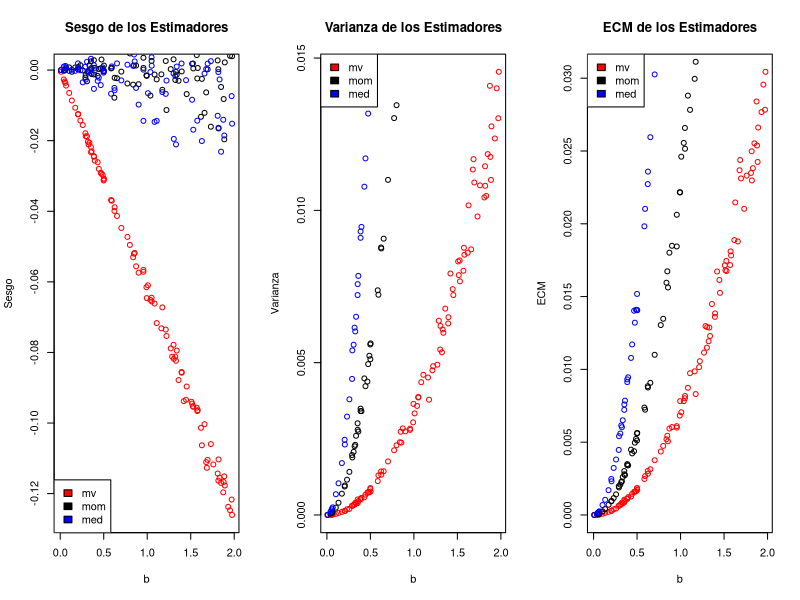
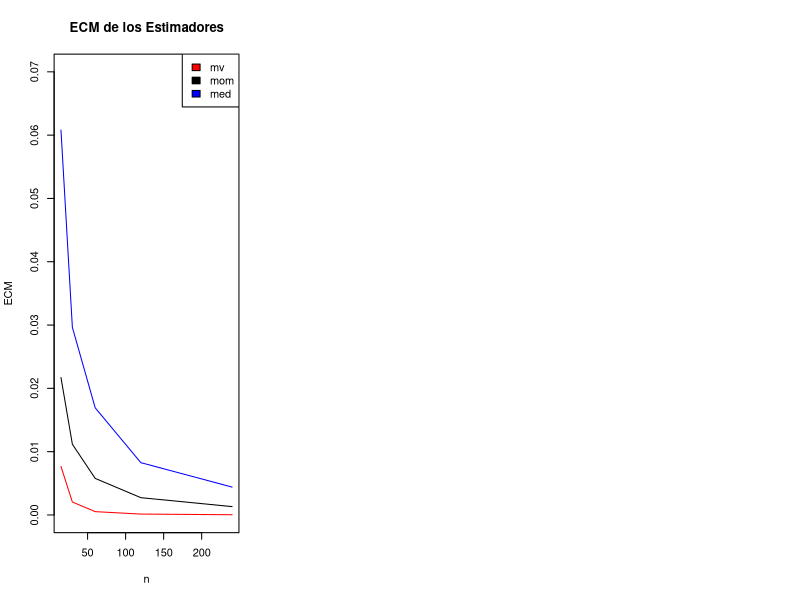

R code for these plots, in order:
# Funciones útiles
media_muestral = function(sample){
  return(mean(sample))
}

# varianza = desvio_estandar^2
varianza = function(sample){
  return(sd(sample)^2)
}

# Ejercicio 1 

# Sea Xi - U(0, b)

b_momentos = function(sample) {
  return(2 * media_muestral(sample));
}

b_maxima_verosimilitud = function(sample) {
  return(max(sample));
}

# Ejercicio 2
b_mediana = function(sample){
  return(2*median(sample));
}

# Ejercicio 3
b = 1
sample = runif(15, min=0, max=b)

print(b_momentos(sample))
print(b_maxima_verosimilitud(sample))
print(b_mediana(sample))

# Ejercicio 4
# a)
sample = runif(15, min=0, max=b)

# b)
estimador_momentos = b_momentos(sample)
estimador_maxima_verosimilitud = b_maxima_verosimilitud(sample)
estimador_mediana = b_mediana(sample)

print(b_momentos(sample))
print(b_maxima_verosimilitud(sample))
print(b_mediana(sample))

# c)
cantidad_de_repeticiones = 1000 

variable_aleatoria_con_b_momentos = c()
variable_aleatoria_con_b_maxima_verosimilitud = c()
variable_aleatoria_con_b_mediana = c()

for(i in 1:cantidad_de_repeticiones){
  sample = runif(15, min=0, max=1)
  variable_aleatoria_con_b_momentos = c(variable_aleatoria_con_b_momentos, b_momentos(sample))
  variable_aleatoria_con_b_maxima_verosimilitud = c(variable_aleatoria_con_b_maxima_verosimilitud, b_maxima_verosimilitud(sample))
  variable_aleatoria_con_b_mediana = c(variable_aleatoria_con_b_mediana, b_mediana(sample))
}

# d)
media_muestral_b_momentos = media_muestral(variable_aleatoria_con_b_momentos)
media_muestral_b_maxima_verosimilitud = media_muestral(variable_aleatoria_con_b_maxima_verosimilitud)
media_muestral_b_mediana = media_muestral(variable_aleatoria_con_b_mediana)

sesgo_b_momentos = media_muestral_b_momentos - b 
sesgo_b_maxima_verosimilitud = media_muestral_b_maxima_verosimilitud - b
sesgo_b_mediana = media_muestral_b_mediana - b

print(sesgo_b_momentos)
print(sesgo_b_maxima_verosimilitud)
print(sesgo_b_mediana)

# e) 
varianza_b_momentos = varianza(variable_aleatoria_con_b_momentos)
varianza_b_maxima_verosimilitud = varianza(variable_aleatoria_con_b_maxima_verosimilitud)
varianza_b_mediana = varianza(variable_aleatoria_con_b_mediana)

print(varianza_b_momentos)
print(varianza_b_maxima_verosimilitud)
print(varianza_b_mediana)

# f) ECM = varianza + sesgo^2
error_cuadratico_medio = function (varianza, sesgo) {
  return(varianza + sesgo^2)
}

ecm_b_momentos = error_cuadratico_medio(varianza_b_momentos, sesgo_b_momentos)
ecm_b_maxima_verosimilitud = error_cuadratico_medio(varianza_b_maxima_verosimilitud, sesgo_b_maxima_verosimilitud)
ecm_b_mediana = error_cuadratico_medio(varianza_b_mediana, sesgo_b_mediana)

print(ecm_b_momentos)
print(ecm_b_maxima_verosimilitud)
print(ecm_b_mediana)

# Ejercicio 5
simulacion_mv = function (b, n) {
  cantidad_de_repeticiones = 1000 
  variable_aleatoria_con_b_maxima_verosimilitud = c()
  for(i in 1:cantidad_de_repeticiones){
  sample = runif(n, min=0, max=b)
  variable_aleatoria_con_b_maxima_verosimilitud = c(variable_aleatoria_con_b_maxima_verosimilitud, b_maxima_verosimilitud(sample))
  }
  media_muestral_b_maxima_verosimilitud = media_muestral(variable_aleatoria_con_b_maxima_verosimilitud)
  return (list(sesgo_b_maxima_verosimilitud=(media_muestral_b_maxima_verosimilitud - b), varianza_b_maxima_verosimilitud=varianza(variable_aleatoria_con_b_maxima_verosimilitud)))
}

simulacion_mom = function (b, n) {
  cantidad_de_repeticiones = 1000 
  variable_aleatoria_con_b_momentos = c()
  for(i in 1:cantidad_de_repeticiones){
    sample = runif(n, min=0, max=b)
    variable_aleatoria_con_b_momentos = c(variable_aleatoria_con_b_momentos, b_momentos(sample))
  }
  media_muestral_b_momentos = media_muestral(variable_aleatoria_con_b_momentos)
  return (list(sesgo_b_momentos=(media_muestral_b_momentos - b), varianza_b_momentos=varianza(variable_aleatoria_con_b_momentos)))
}

simulacion_med = function (b, n) {
  cantidad_de_repeticiones = 1000 
  variable_aleatoria_con_b_mediana = c()
  for(i in 1:cantidad_de_repeticiones){
    sample = runif(n, min=0, max=b)
    variable_aleatoria_con_b_mediana = c(variable_aleatoria_con_b_mediana, b_mediana(sample))
  }
  media_muestral_b_mediana = media_muestral(variable_aleatoria_con_b_mediana)
  return (list(sesgo_b_mediana=(media_muestral_b_mediana - b), varianza_b_mediana=varianza(variable_aleatoria_con_b_mediana)))
}

simulacion_mv_b_n = simulacion_mv(1,15)
print(simulacion_mv_b_n)

simulacion_mom_b_n = simulacion_mom(1,15)
print(simulacion_mom_b_n)

simulacion_med_b_n = simulacion_med(1,15)
print(simulacion_med_b_n)

# Ejercicio 6
valores_b = runif(100,min = 0,max = 2)

vec_var_mv = c()
vec_var_mom = c()
vec_var_med = c()

vec_sesgo_mv = c()
vec_sesgo_mom = c()
vec_sesgo_med = c()

vec_ecm_mv = c()
vec_ecm_mom = c()
vec_ecm_med = c()

for (i in valores_b) {
  simul_mv = simulacion_mv(i,15)
  simul_mom = simulacion_mom(i,15)
  simul_med = simulacion_med(i,15)
  
  vec_sesgo_mv = c(vec_sesgo_mv, simul_mv[[1]])
  vec_sesgo_mom = c(vec_sesgo_mom, simul_mom[[1]])
  vec_sesgo_med = c(vec_sesgo_med, simul_med[[1]])
  
  vec_var_mv = c(vec_var_mv, simul_mv[[2]])
  vec_var_mom = c(vec_var_mom, simul_mom[[2]])
  vec_var_med = c(vec_var_med, simul_med[[2]])
  
  vec_ecm_mv = c(vec_ecm_mv ,error_cuadratico_medio(simul_mv[[2]],simul_mv[[1]]))      
  vec_ecm_mom = c(vec_ecm_mom ,error_cuadratico_medio(simul_mom[[2]],simul_mom[[1]]))  
  vec_ecm_med = c(vec_ecm_med, error_cuadratico_medio(simul_med[[2]],simul_med[[1]]))
}

par(mfrow = c(1,3))

plot(valores_b,vec_sesgo_mv,col ='red',xlab = 'b',ylab = 'Sesgo',main = 'Sesgo de los Estimadores')
points(valores_b,vec_sesgo_mom,col = 'black')
points(valores_b,vec_sesgo_med,col ='blue')
legend("bottomleft",c("mv","mom","med"),fill=c("red","black","blue"))

plot(valores_b,vec_var_mv,col ='red',xlab = 'b',ylab = 'Varianza',main = 'Varianza de los Estimadores')
points(valores_b,vec_var_mom,col = 'black')
points(valores_b,vec_var_med,col ='blue')
legend("topleft",c("mv","mom","med"),fill=c("red","black","blue"))

plot(valores_b,vec_ecm_mv,col ='red',xlab = 'b',ylab = 'ECM',main = 'ECM de los Estimadores')
points(valores_b,vec_ecm_mom,col = 'black')
points(valores_b,vec_ecm_med,col ='blue')
legend("topleft",c("mv","mom","med"),fill=c("red","black","blue"))

# Ejercicio 7
valores_n = c(15,30,60,120,240)

ecm_mv =c()
ecm_mom = c()
ecm_med = c()

for (i in valores_n) {
  simul_mv = simulacion_mv(1,i)
  simul_mom = simulacion_mom(1,i)
  simul_med = simulacion_med(1,i)
  
  ecm_mv = c(ecm_mv,error_cuadratico_medio(simul_mv[[2]],simul_mv[[1]]))
  ecm_mom = c(ecm_mom,error_cuadratico_medio(simul_mom[[2]],simul_mom[[1]]))
  ecm_med = c(ecm_med,error_cuadratico_medio(simul_med[[2]],simul_med[[1]]))
}

plot(valores_n,ecm_mv,ylim = c(0,0.07),type = 'l',col ='red',xlab = 'n',ylab = 'ECM',main = 'ECM de los Estimadores')
lines(valores_n,ecm_mom,col = 'black')
lines(valores_n,ecm_med,col ='blue')
legend("topright",c("mv","mom","med"),fill=c("red","black","blue"))

# Ejercicio 8
muestra = c(0.917,0.247,0.384,0.530,0.798,0.912,0.096,0.684,0.394,20.1,0.769,0.137,0.352,0.332,0.670)

estimador_mv_muestra = b_maxima_verosimilitud(muestra) 
estimador_mom_muestra = b_momentos(muestra)
estimador_med_muestra = b_mediana(muestra)
  
print(estimador_mv_muestra)
print(estimador_mom_muestra)
print(estimador_med_muestra)
